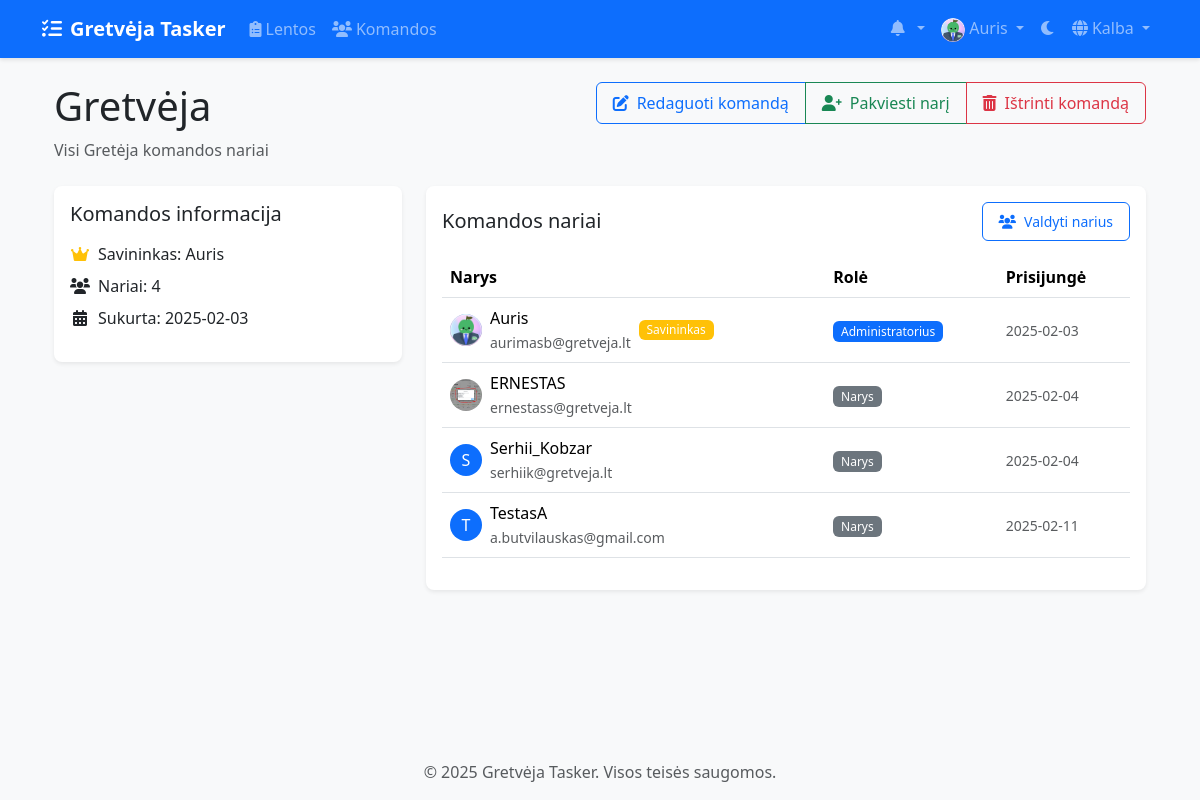
Page /lt/teams/1/ (signed in) on the committed database.
### accounts/models.py (models this page shows, shortened)
class CustomUser(AbstractUser):
    email = models.EmailField(_('email address'), unique=True)
    avatar = models.ImageField(upload_to='avatars/', null=True, blank=True)
    bio = models.TextField(max_length=500, blank=True)
    theme_preference = models.CharField(
        max_length=10,
        choices=[('light', 'Light'), ('dark', 'Dark')],
        default='light'
    )
    notification_preferences = models.JSONField(
        default=dict,
        help_text=_('User notification preferences')
    )
    class Meta:
        verbose_name = _('user')
        verbose_name_plural = _('users')

### teams/models.py (models this page shows, shortened)
class Team(models.Model):
    name = models.CharField(max_length=100)
    description = models.TextField(blank=True)
    created_at = models.DateTimeField(auto_now_add=True)
    updated_at = models.DateTimeField(auto_now=True)
    owner = models.ForeignKey(
        settings.AUTH_USER_MODEL,
        on_delete=models.CASCADE,
        related_name='owned_teams'
    )
    members = models.ManyToManyField(
        settings.AUTH_USER_MODEL,
        through='TeamMembership',
        related_name='teams'
    )

class TeamMembership(models.Model):
    ROLE_CHOICES = [
        ('member', 'Member'),
        ('admin', 'Admin'),
    ]
    team = models.ForeignKey(Team, on_delete=models.CASCADE)
    user = models.ForeignKey(settings.AUTH_USER_MODEL, on_delete=models.CASCADE)
    role = models.CharField(max_length=20, choices=ROLE_CHOICES, default='member')
    joined_at = models.DateTimeField(auto_now_add=True)
    class Meta:
        unique_together = ('team', 'user')

### teams/views/team_views.py (the view)
# urls.py: path('<int:team_id>/', views.team_detail, name='team_detail'),
@login_required
def team_detail(request, team_id):
    team = get_object_or_404(Team, id=team_id)
    if not team.members.filter(id=request.user.id).exists():
        messages.error(request, "You don't have access to this team.")
        return redirect('teams:team_list')
    members = TeamService.get_member_info(team)
    pending_invitations = team.invitations.filter(status='pending') if can_manage_team(request.user, team) else None
    return render(request, 'teams/team_detail.html', {
        'team': team,
        'members': members,
        'pending_invitations': pending_invitations,
        'is_admin': can_manage_team(request.user, team)
    })

### teams/permissions.py (called while the page is built)
def can_manage_team(user, team):
    return team.owner == user or is_team_admin(user, team)

### teams/services/team_service.py (called while the page is built)
    @staticmethod
    def get_member_info(team):
        return team.teammembership_set.all().select_related('user')

### templates/teams/team_detail.html (shortened to what this page needs)
{% extends 'base.html' %}
{% load static %}
{% load i18n %}
{% block content %}
<div class="container">
    <div class="d-flex justify-content-between align-items-start mb-4">
        <div>
            <h1 class="mb-2">{{ team.name }}</h1>
            <p class="text-muted mb-0">{{ team.description }}</p>
        </div>
        {% if is_admin %}
        <div class="btn-group">
            <a href="{% url 'teams:team_edit' team_id=team.id %}" class="btn btn-outline-primary">
                <i class="fas fa-edit me-2"></i>{% trans "Edit Team" %}
            </a>
            <a href="{% url 'teams:send_invitation' team_id=team.id %}" class="btn btn-outline-success">
                <i class="fas fa-user-plus me-2"></i>{% trans "Invite Member" %}
            </a>
            {% if user == team.owner %}
            <button type="button" class="btn btn-outline-danger"
                    data-bs-toggle="modal" data-bs-target="#deleteTeamModal">
                <i class="fas fa-trash-alt me-2"></i>{% trans "Delete Team" %}
            </button>
            {% endif %}
        </div>
        {% endif %}
    </div>
    <div class="row">
        <div class="col-md-4 mb-4">
            <div class="card shadow-sm">
                <div class="card-body">
                    <h5 class="card-title mb-3">{% trans "Team Information" %}</h5>
                    <ul class="list-unstyled">
                        <li class="mb-2 d-flex align-items-center">
                            <div class="icon-container" style="width: 20px; text-align: center;">
                                <i class="fas fa-crown text-warning"></i>
                            </div>
                            <span class="ms-2">{% trans "Owner" %}: {{ team.owner.username }}</span>
                        </li>
                        <li class="mb-2 d-flex align-items-center">
                            <div class="icon-container" style="width: 20px; text-align: center;">
                                <i class="fas fa-users"></i>
                            </div>
                            <span class="ms-2">{% trans "Members" %}: {{ members.count }}</span>
                        </li>
                        <li class="mb-2 d-flex align-items-center">
                            <div class="icon-container" style="width: 20px; text-align: center;">
                                <i class="fas fa-calendar-alt"></i>
                            </div>
                            <span class="ms-2">{% trans "Sukurta" %}: {{ team.created_at|date:"Y-m-d" }}</span>
                        </li>
                    </ul>
                </div>
            </div>
        </div>
        <div class="col-md-8">
            <div class="card shadow-sm">
                <div class="card-body">
                    <div class="d-flex justify-content-between align-items-center mb-3">
                        <h5 class="card-title mb-0">{% trans "Team Members" %}</h5>
                        <a href="{% url 'teams:team_members' team_id=team.id %}" class="btn btn-outline-primary btn-sm">
                            <i class="fas fa-users me-2"></i>{% trans "Manage Members" %}
                        </a>
                    </div>
                    <div class="table-responsive">
                        <table class="table table-hover align-middle">
                            <thead>
                                <tr>
                                    <th>{% trans "Member" %}</th>
                                    <th>{% trans "Role" %}</th>
                                    <th>{% trans "Joined" %}</th>
                                </tr>
                            </thead>
                            <tbody>
                                {% for membership in members %}
                                <tr>
                                    <td>
                                        <div class="d-flex align-items-center">
                                            {% if membership.user.avatar %}
                                                <img src="{{ membership.user.avatar.url }}" alt="Avatar"
                                                     class="rounded-circle me-2" width="32" height="32">
                                            {% else %}
                                                <div class="rounded-circle bg-primary text-white d-flex align-items-center justify-content-center me-2"
                                                     style="width: 32px; height: 32px;">
                                                    {{ membership.user.username|make_list|first|upper }}
                                                </div>
                                            {% endif %}
                                            <div>
                                                <div>{{ membership.user.username }}</div>
                                                <small class="text-muted">{{ membership.user.email }}</small>
                                            </div>
                                            {% if membership.user == team.owner %}
                                                <span class="badge bg-warning ms-2">{% trans "Owner" %}</span>
                                            {% endif %}
                                        </div>
                                    </td>
                                    <td>
                                        <span class="badge {% if membership.role == 'admin' %}bg-primary{% else %}bg-secondary{% endif %}">
                                            {% if membership.role == 'admin' %}{% trans "Admin" %}{% else %}{% trans "Member" %}{% endif %}
                                        </span>
                                    </td>
                                    <td>
                                        <small class="text-muted">
                                            {{ membership.joined_at|date:"Y-m-d" }}
                                        </small>
                                    </td>
                                </tr>
                                {% endfor %}
                            </tbody>
                        </table>
                    </div>
                </div>
            </div>
        </div>
    </div>
</div>
{% endblock %}

### templates/base.html (shortened to what this page needs)
{% load static %}
{% load compress %}
{% load i18n %}
<!DOCTYPE html>
<html lang="{{ LANGUAGE_CODE }}" data-bs-theme="light">
<head>
    <link href="https://cdn.jsdelivr.net/npm/bootstrap@5.3.2/dist/css/bootstrap.min.css" rel="stylesheet">
    <link href="https://cdnjs.cloudflare.com/ajax/libs/font-awesome/6.0.0/css/all.min.css" rel="stylesheet">
    <link href="https://cdn.jsdelivr.net/npm/select2@4.1.0-rc.0/dist/css/select2.min.css" rel="stylesheet">
    <link href="https://cdn.jsdelivr.net/npm/select2-bootstrap-5-theme@1.3.0/dist/select2-bootstrap-5-theme.min.css" rel="stylesheet">
    {% compress css %}
    <link href="{% static 'css/style.css' %}" rel="stylesheet">
    {% endcompress %}
</head>
<body>
    <nav class="navbar navbar-expand-lg navbar-dark bg-primary">
        <div class="container">
            <a class="navbar-brand" href="{% url 'home' %}">
                <i class="fas fa-tasks me-2"></i>{% trans "Gretvėja Tasker" %}
            </a>
            <div class="collapse navbar-collapse" id="navbarNav">
                <ul class="navbar-nav me-auto">
                    {% if user.is_authenticated %}
                        <li class="nav-item">
                            <a class="nav-link" href="{% url 'boards:board_list' %}">
                                <i class="fas fa-clipboard-list me-1"></i>{% trans "Boards" %}
                            </a>
                        </li>
                        <li class="nav-item">
                            <a class="nav-link" href="{% url 'teams:team_list' %}">
                                <i class="fas fa-users me-1"></i>{% trans "Teams" %}
                            </a>
                        </li>
                    {% endif %}
                </ul>
                <ul class="navbar-nav">
                    {% if user.is_authenticated %}
                        <li class="nav-item dropdown">
                            <a class="nav-link dropdown-toggle" href="#" id="notificationsDropdown" role="button" data-bs-toggle="dropdown">
                                <i class="fas fa-bell me-1"></i>
                            </a>
                        </li>
                        <li class="nav-item dropdown">
                            <a class="nav-link dropdown-toggle" href="#" id="userDropdown" role="button" data-bs-toggle="dropdown">
                                {% if user.avatar %}
                                    <img src="{{ user.avatar.url }}" alt="{% trans 'Avatar' %}" class="rounded-circle" width="24" height="24">
                                {% else %}
                                    <i class="fas fa-user-circle"></i>
                                {% endif %}
                                {{ user.username }}
                            </a>
                        </li>
                    {% endif %}
                    <li class="nav-item">
                        <button class="btn nav-link" id="theme-toggle">
                            <i class="fas fa-moon"></i>
                        </button>
                    </li>
                    <li class="nav-item dropdown">
                        <a class="nav-link dropdown-toggle" href="#" id="languageDropdown" role="button" data-bs-toggle="dropdown">
                            <i class="fas fa-globe me-1"></i>{% trans "Language" %}
                        </a>
                                {% get_current_language as CURRENT_LANGUAGE %}
                                {% get_available_languages as LANGUAGES %}
                    </li>
                </ul>
            </div>
        </div>
    </nav>
    <main class="container my-4">
        {% block content %}{% endblock %}
    </main>
    <footer class="footer mt-auto py-3 bg-light">
        <div class="container text-center">
            <span class="text-muted">© {% now "Y" %} Gretvėja Tasker. {% trans "All rights reserved." %}</span>
        </div>
    </footer>
</body>
</html>

### staticfiles/css/style.css (style rules this page uses)
:root { --primary-color: #0d6efd; --secondary-color: #6c757d; --success-color: #198754; --info-color: #0dcaf0; --warning-color: #ffc107; --danger-color: #dc3545; --light-color: #f8f9fa; --dark-color: #212529; --todo-color: #ff6b6b; --doing-color: #ffd93d; --done-color: #6bcb77; --rejected-color: #4d96ff; }
body { min-height: 100vh; display: flex; flex-direction: column; background-color: var(--bs-gray-100); }
main { flex: 1; }
.navbar { box-shadow: 0 2px 4px rgba(0,0,0,0.1); }
.navbar-brand { font-weight: bold; }
.card { border-radius: 0.5rem; box-shadow: 0 0.125rem 0.25rem rgba(0,0,0,0.075); transition: transform 0.2s ease-in-out; border: none; }
.btn { border-radius: 0.375rem; padding: 0.5rem 1rem; font-weight: 500; transition: all 0.2s ease; }

### templates/teams/team_detail.html (style rules this page uses)
.table td { vertical-align: middle; }
.badge { font-weight: 500; }

### rows in the picture
CustomUser: avatar (picture), username "Auris"
Team: name "Gretvėja", description "Visi Gretėja komandos nariai", owner.username "Auris", created_at "2025-02-03"
TeamMembership: user.avatar (picture), user.username "Auris", user.email "aurimasb@gretveja.lt", joined_at "2025-02-03"
TeamMembership: user.avatar (picture), user.username "ERNESTAS", user.email "ernestass@gretveja.lt", joined_at "2025-02-04"
TeamMembership: user.username|make_list "S", user.username "Serhii_Kobzar", user.email "serhiik@gretveja.lt", joined_at "2025-02-04"
TeamMembership: user.username|make_list "T", user.username "TestasA", user.email "a.butvilauskas@gmail.com", joined_at "2025-02-11"

### other values in the picture
{{ members.count }} "4"
